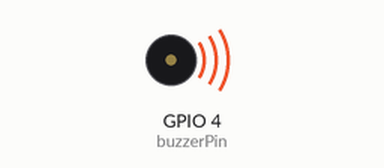
Simulated run of this program. Board: Raspberry Pi (BCM pin numbers). Parts: buzzer (waves = sounding). At 15.0 s the program stops and its outputs stay as they are.

Above: at 0.1 s.
At 15.1 s:
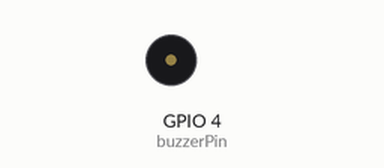
Timing chart, 0 to 16.5 s (numbered marks = the images above):
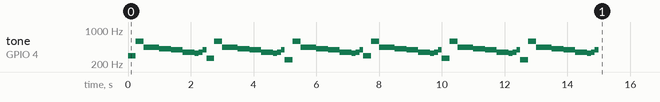

The program:

piezon_megal.py
```python
import RPi.GPIO as gpio
import time

buzzerPin = 4
gpio.setmode(gpio.BCM)
gpio.setup(buzzerPin, gpio.OUT)

pwm = gpio.PWM(buzzerPin,262)
pwm.start(10)

melody = {"도":262,"레":294,"미":330,"파":349,"솔":392,"솹" : 415, "라":440,"시":494,"높도":523, "렢":587, "싲" : 247}
sheet = ["레레","렢", "라","솹","솔", "파","미파솔", "도도", "싲싲"]


try:
    for t in range(2):

        # 솔솔라라솔솔미
        for j in sheet[0]:
            pwm.ChangeFrequency(melody[j])
            time.sleep(0.125)
        for j in sheet[1]:
            pwm.ChangeFrequency(melody[j])
            time.sleep(0.25)
        for j in sheet[2]:
            pwm.ChangeFrequency(melody[j])
            time.sleep(0.25)

        time.sleep(0.25)
        pwm.ChangeFrequency(1)

        for j in sheet[3]:
            pwm.ChangeFrequency(melody[j])
            time.sleep(0.125)
        time.sleep(0.25)
        for j in sheet[4]:
            pwm.ChangeFrequency(melody[j])
            time.sleep(0.125)
        time.sleep(0.25)
        for j in sheet[5]:
            pwm.ChangeFrequency(melody[j])
            time.sleep(0.125)
        time.sleep(0.25)
        for j in sheet[6]:
            pwm.ChangeFrequency(melody[j])
            time.sleep(0.125)

        for j in sheet[7]:
            pwm.ChangeFrequency(melody[j])
            time.sleep(0.125)
        for j in sheet[1]:
            pwm.ChangeFrequency(melody[j])
            time.sleep(0.25)
        for j in sheet[2]:
            pwm.ChangeFrequency(melody[j])
            time.sleep(0.25)
        time.sleep(0.25)
        pwm.ChangeFrequency(1)
        for j in sheet[3]:
            pwm.ChangeFrequency(melody[j])
            time.sleep(0.125)
        time.sleep(0.25)
        for j in sheet[4]:
            pwm.ChangeFrequency(melody[j])
            time.sleep(0.125)
        time.sleep(0.25)
        for j in sheet[5]:
            pwm.ChangeFrequency(melody[j])
            time.sleep(0.125)
        time.sleep(0.25)
        for j in sheet[6]:
            pwm.ChangeFrequency(melody[j])
            time.sleep(0.125)

        for j in sheet[8]:
            pwm.ChangeFrequency(melody[j])
            time.sleep(0.125)
        for j in sheet[1]:
            pwm.ChangeFrequency(melody[j])
            time.sleep(0.25)
        for j in sheet[2]:
            pwm.ChangeFrequency(melody[j])
            time.sleep(0.25)
        time.sleep(0.25)
        pwm.ChangeFrequency(1)
        for j in sheet[3]:
            pwm.ChangeFrequency(melody[j])
            time.sleep(0.125)
        time.sleep(0.25)
        for j in sheet[4]:
            pwm.ChangeFrequency(melody[j])
            time.sleep(0.125)
        time.sleep(0.25)
        for j in sheet[5]:
            pwm.ChangeFrequency(melody[j])
            time.sleep(0.125)
        time.sleep(0.25)
        for j in sheet[6]:
            pwm.ChangeFrequency(melody[j])
            time.sleep(0.125)


finally:
    pwm.stop()
    gpio.cleanup()
```

Measured:
- by itself, tone on GPIO 4 (buzzerPin): plays 294 Hz for 0.25 s, 587 Hz for 0.25 s, 440 Hz for 0.50 s, 415 Hz for 0.38 s, 392 Hz for 0.38 s, 349 Hz for 0.38 s … (54 notes in this stretch)
